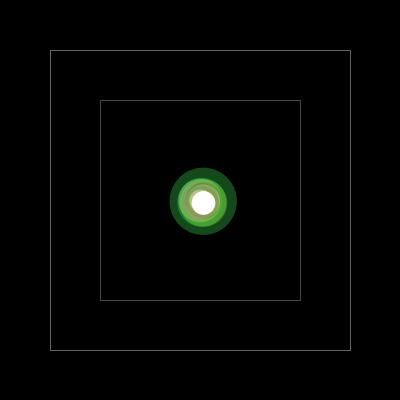
Frame 1 (no input)
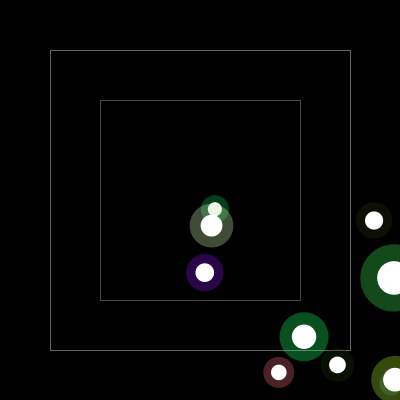
Frame 60 (the mouse pressed at the canvas centre just before this capture)
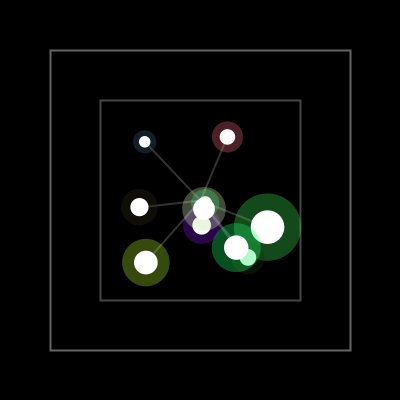
Frame 120 (the mouse held since frame 60 and released just before this capture)

The Processing sketch that drew these frames (run headless with seeded random() and noise(); from frame 60 on, the mouse is pressed at the canvas centre):

// Processing sketch: processing_184231
// ── processing_184231.pde

int total=10;
int totalStrings = 5;
float[] x = new float[total];
float[] y = new float[total];
float[] velx = new float[total];
float[] vely = new float[total];
float[] sz = new float[total];
float easing = 0.05;
color[] colorRelleno = new color[total];

void setup() {
  size(400, 400);

  //noSmooth();
  //frameRate(40);
  // inicialització
  /* No oblidar que totes les variables que es volen aplicar al núm total d'elements s'han de crear
   també com a MATRIUS, no com simples variables. Si creo velx en lloc de velx[i] - amb la seva matriu-,
   per exemple, i inicialitzo + actualitzo, el que fa es aplicar *la mateixa* velocitat a tots els
   elements. Idem amb els colors */
  for (int i=0; i < total; i++) {
    x[i] = width/2;
    y[i] = height/2;
    velx[i] = random(5);
    vely[i] = random(5);
    sz[i]= random(15, 70);
    colorRelleno[i]= color(random(0, 255), random(0, 255), random(0, 255));
  }

}

void draw() {
  background(0);
  // rectangulo bordes
  int margen = 50;
  int margen2 = 100;
  stroke(255, 99);
  noFill();
  rect(0+margen, 0+margen, width-margen*2, height-margen*2);
  stroke(255, 70);
  rect(0+margen2, 0+margen2, width-margen2*2, height-margen2*2);

  //actualització
  for (int i=0; i< total; i++) { 
    x[i]= x[i] + velx[i];
    y[i]= y[i]+ vely[i];


    // xoca parets
    /* No oblidar sintaxis correcta: x<0 || x> width és incorrecte, perquè no li estic dient que 
     és una matriu x amb el valor de la posició i, sinó només x (que no existeix) */
    if ((x[i]<0) || (x[i]>width)) {
      velx[i]=-velx[i];
    }
    if ((y[i]<0) || (y[i]>height)) {
      vely[i]=-vely[i];
    }// tancament if


    //clic

    // moviment cap a ratolí
    if (mousePressed == true) {
      x[i]= (1-easing) * x[i] + easing * mouseX;

      /*el easing aquí funciona com una "ponderació" en quan a la posició de l'element: 
       com més alt és el núm, més ràpid es mou, perquè augmenta més el SEGON valor, 
       la nova posició. 1 equival a moviment instantani, perquè és el mateix que 
       dir-li que x(1) = x(2), ja que el primer número 
       (x1, antiga posició) hauria de quedar multiplicat per 0(en total sumen 1). 
       Multiplicar per 0.95 i 0.05 respectivament és com dir-li, 'agafa
       la major part de la posició antiga i una mica de la nova'. Com la posició 
       es guarda en cada bucle, es produeix el moviment 
       (o la versió més simple de x = x + v no podria funcionar)*/

      println("x[i] equival a " + x[i] + " = " + (1-easing) + " * " + x[i]+ "["+(1-easing) * x[i]+"]"
        + " + " + easing + " * " + mouseX+ "[" + easing * mouseX+"]");
      y[i] = (1-easing) * y[i] + easing * mouseY;

      //fils
      strokeWeight(2);
      stroke(255, 50);
      line(x[i], y[i], mouseX, mouseY);

      // text

      /* Hauria de sortir text al mig de la pantalla en quant es fa clic, amb el valors de x[i], 
      però al passar-ho a Java no ho llegeix (deixen d'apareixer també les esferes)
       
       fill(255, 30);
       textSize(10);
       //background(0)
       for(int x = 0; x <width; x = x +50) {
       for (int y = height/2; y <height-170; y = y + 20){
       text(stringXi, x, y);
       }
       }*/
       
    }


    fill(colorRelleno[i], 85 );
    noStroke();
    ellipseMode(CENTER);
    ellipse(x[i], y[i], sz[i], sz[i]);
    fill(255);
    ellipse(x[i], y[i], sz[i]-sz[i]*0.50, sz[i]-sz[i]*0.50);
  }//tancament for

  
  
} // tancament draw
